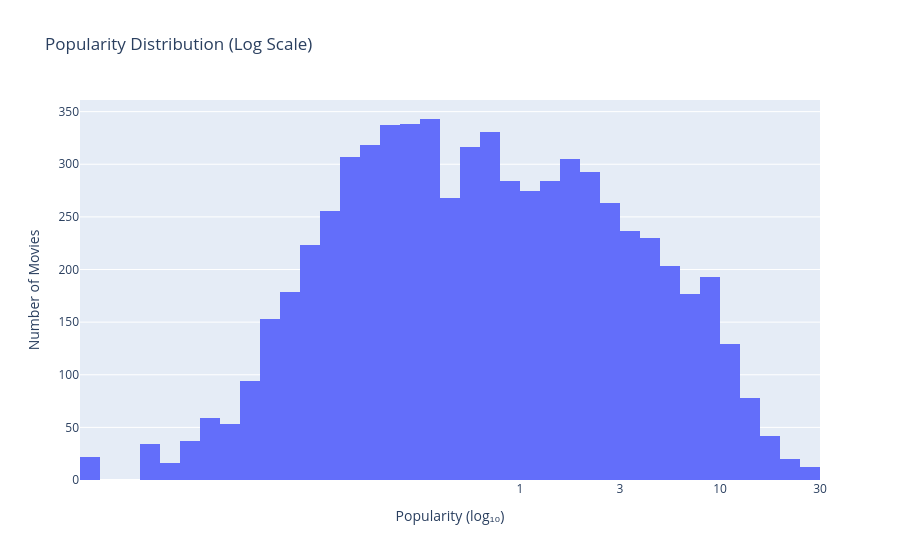

Source (notebook cell):
### Code cell
df_pop = df

df_pop['log_popularity'] = np.log10(df_pop['popularity'])

fig = px.histogram(df_pop, x="log_popularity", nbins=50, title="Popularity Distribution (Log Scale)",
                   labels={"log_popularity": "Popularity (log₁₀)"})
fig.update_layout(
    yaxis_title="Number of Movies",
    xaxis=dict(
        tickvals=[0, 0.5, 1, 1.5, 2, 2.5, 3],
        ticktext=["1", "3", "10", "30", "100", "300", "1K"]
    )
)
fig.show()

### Figure 1 — Plotly figure (JSON) as saved in the notebook; plotly's stock layout.template omitted (floating-point values rounded to 4 significant figures; data arrays with more than 128 entries replaced by an {"elided": "..."} marker saying what was removed)
{"data": [{"bingroup": "x", "hovertemplate": "Popularity (log₁₀)=%{x}<br>count=%{y}<extra></extra>", "legendgroup": "", "marker": {"color": "#636efa", "pattern": {"shape": ""}}, "name": "", "nbinsx": 50, "orientation": "v", "showlegend": false, "type": "histogram", "x": {"elided": "6709 float values"}, "xaxis": "x", "yaxis": "y"}], "layout": {"barmode": "relative", "legend": {"tracegroupgap": 0}, "title": {"text": "Popularity Distribution (Log Scale)"}, "xaxis": {"anchor": "y", "domain": [0, 1], "ticktext": ["1", "3", "10", "30", "100", "300", "1K"], "tickvals": [0, 0.5, 1, 1.5, 2, 2.5, 3], "title": {"text": "Popularity (log₁₀)"}}, "yaxis": {"anchor": "x", "domain": [0, 1], "title": {"text": "Number of Movies"}}}}
